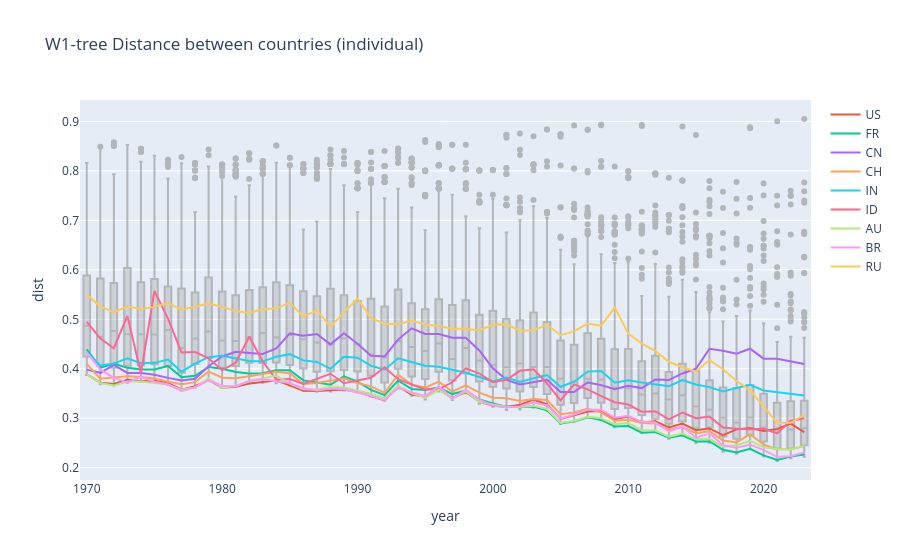

Notebook cell for this chart:
### Code cell
country_list = ["US", "FR", "CN", "CH", "IN", "ID", "AU", "BR", "RU"]
fig = px.box(
    (
        df_dist_yearly_flat
        .groupby(["country", "year"], as_index=False)
        .dist
        .mean()
        # .query("year > @test_year")
    ),
    x="year",
    y="dist",
    points="outliers",
    hover_data=["country"],
    title=f"W1-tree Distance between countries ({mode})",

)
fig.update_traces(
    marker=dict(color="grey"),
    line=dict(color="grey"),
    opacity=0.5
)
for country in country_list:
    fig.add_scatter(
        x=df_dist_yearly_flat.query("country == @country").groupby("year", as_index=False).dist.mean().year,
        y=df_dist_yearly_flat.query("country == @country").groupby("year", as_index=False).dist.mean().dist,
        mode="lines",
        name=country,
        # line=dict(width=3)
    )
fig.show()
# fig.write_image("../images/w1_tree_box_1970_2023.png",
#                 width=1200, height=600, scale=2)
